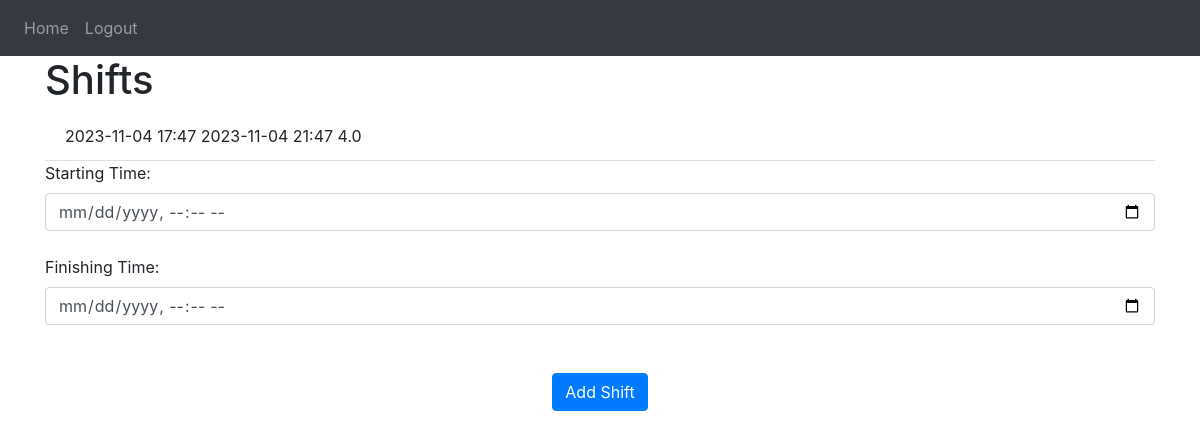
Page / (signed in) on the earlier database version.
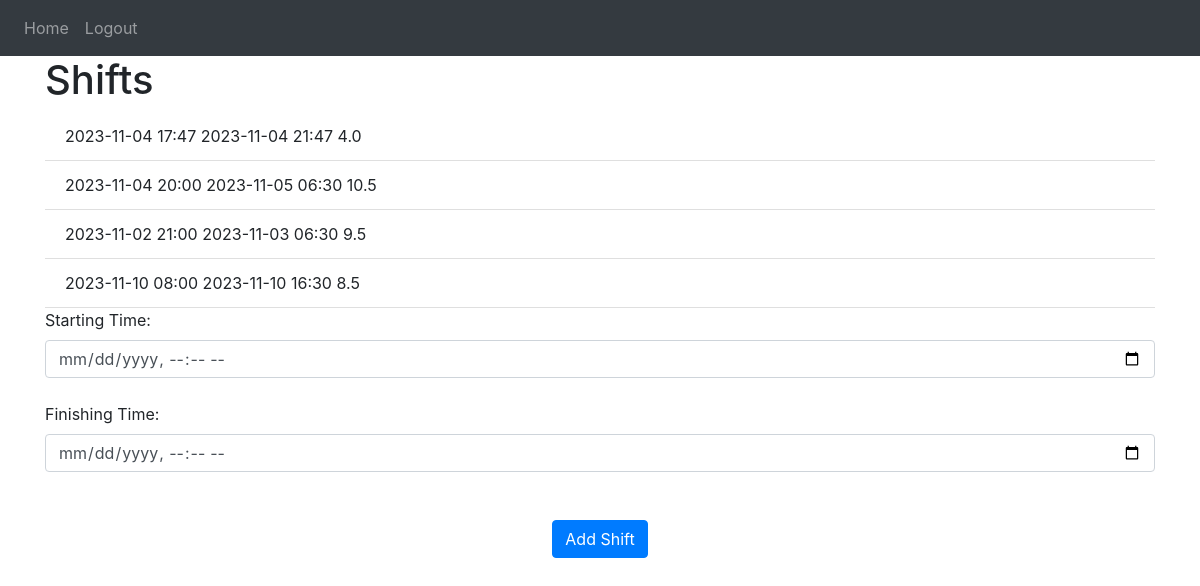
Same page on the later database version.
### website/models.py (models this page shows)
class Shift(db.Model):
    id = db.Column(db.Integer, primary_key=True)
    start = db.Column(db.DateTime(timezone=True))
    finish = db.Column(db.DateTime(timezone=True))
    data = db.Column(db.String(150))
    user_id = db.Column(db.Integer, db.ForeignKey('user.id'))

### website/views.py (the view, shortened to what this page needs)
@views.route('/', methods=['GET', 'POST'])
@login_required
def home():
    return render_template("home.html", user=current_user)

### website/__init__.py (called while the page is built)
def create_app():
    app = Flask(__name__)
    app.config['SECRET_KEY'] = 'skjdfhkjsdfhk'
    app.config['SQLALCHEMY_DATABASE_URI'] = f'sqlite:///{DB_NAME}'
    db.init_app(app)
    from .views import views
    from .auth import auth
    app.register_blueprint(views, url_prefix='/')
    app.register_blueprint(auth, url_prefix='/')
    from .models import User, Shift
    with app.app_context():
        db.create_all()
    login_manager = LoginManager()
    login_manager.login_view = 'auth.login'
    login_manager.init_app(app)
    @login_manager.user_loader
    def load_user(id):
        return User.query.get(int(id))
    return app

### website/templates/home.html
{% extends "base.html" %} {$ block title %}Home{ %endblock% }
{% block content %}
<h1>Shifts</h1>
<ul class="list-group list-group-flush" id="shifts">
    {% for shift in user.shifts %}
    <li class="list-group-item">{{ shift.data }}</li>
    {% endfor %}
</ul>
<form method="POST">
    <label for="start_time">Starting Time:</label>
    <input type="datetime-local" id="start_time" name="start_time" class="form-control" required><br>
    <label for="finish_time">Finishing Time:</label>
    <input type="datetime-local" id="finish_time" name="finish_time" class="form-control" required><br>
    <br />
    <div align="center">
        <button type="submit" class="btn btn-primary" value="Submit">Add Shift</button>
    </div>
</form>
{% endblock %}

### website/templates/base.html (shortened to what this page needs)
<!DOCTYPE html>
<html>
  <head>
    <link
      rel="stylesheet"
      href="https://stackpath.bootstrapcdn.com/bootstrap/4.4.1/css/bootstrap.min.css"
    />
    <link
      rel="stylesheet"
      href="https://stackpath.bootstrapcdn.com/font-awesome/4.7.0/css/font-awesome.min.css"
    />
  </head>
  <body>
    <nav class="navbar navbar-expand-lg navbar-dark bg-dark">
      <div class="collapse navbar-collapse" id="navbar">
        <div class="navbar-nav">
          {% if user.is_authenticated %}
          <a class="nav-item nav-link" id="home" href="/">Home</a>
          <a class="nav-item nav-link" id="logout" href="/logout">Logout</a>
          {% else %}
          <a class="nav-item nav-link" id="login" href="/login">Login</a>
          <a class="nav-item nav-link" id="signUp" href="/sign-up">Sign Up</a>
          {% endif %}
        </div>
      </div>
    </nav>
    <div class="container">
      {% block content %}
      {% endblock %}
    </div>
  </body>
</html>

Differences in the rows shown:
added Shift: data "2023-11-04 20:00 2023-11-05 06:30 10.5"
added Shift: data "2023-11-02 21:00 2023-11-03 06:30 9.5"
added Shift: data "2023-11-10 08:00 2023-11-10 16:30 8.5"
